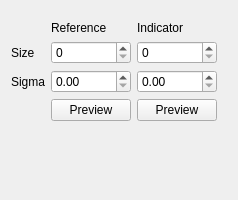
               <widget class="QWidget" name="gaussianFilterScansPage">
                <layout class="QGridLayout" name="gridLayout_17">
                 <item row="0" column="0">
                  <layout class="QGridLayout" name="gridLayout_15">
                   <property name="topMargin">
                    <number>10</number>
                   </property>
                   <property name="rightMargin">
                    <number>10</number>
                   </property>
                   <item row="0" column="1">
                    <widget class="QLabel" name="label_25">
                     <property name="text">
                      <string>Reference</string>
                     </property>
                    </widget>
                   </item>
                   <item row="0" column="2">
                    <widget class="QLabel" name="label_24">
                     <property name="text">
                      <string>Indicator</string>
                     </property>
                    </widget>
                   </item>
                   <item row="1" column="0">
                    <widget class="QLabel" name="label_27">
                     <property name="text">
                      <string>Size</string>
                     </property>
                    </widget>
                   </item>
                   <item row="1" column="1">
                    <widget class="QSpinBox" name="gaussianSizeScansRefSpinBox"/>
                   </item>
                   <item row="1" column="2">
                    <widget class="QSpinBox" name="gaussianSizeScansIndSpinBox"/>
                   </item>
                   <item row="2" column="0">
                    <widget class="QLabel" name="label_28">
                     <property name="text">
                      <string>Sigma</string>
                     </property>
                    </widget>
                   </item>
                   <item row="2" column="1">
                    <widget class="QDoubleSpinBox" name="gaussianSigmaScansRefDoubleSpinBox"/>
                   </item>
                   <item row="2" column="2">
                    <widget class="QDoubleSpinBox" name="gaussianSigmaScansIndDoubleSpinBox"/>
                   </item>
                   <item row="3" column="1">
                    <widget class="QPushButton" name="previewGaussianScansRefBtn">
                     <property name="text">
                      <string>Preview</string>
                     </property>
                    </widget>
                   </item>
                   <item row="3" column="2">
                    <widget class="QPushButton" name="previewGaussianScansIndBtn">
                     <property name="text">
                      <string>Preview</string>
                     </property>
                    </widget>
                   </item>
                  </layout>
                 </item>
                 <item row="1" column="0">
                  <spacer name="verticalSpacer_3">
                   <property name="orientation">
                    <enum>Qt::Vertical</enum>
                   </property>
                   <property name="sizeHint" stdset="0">
                    <size>
                     <width>20</width>
                     <height>68</height>
                    </size>
                   </property>
                  </spacer>
                 </item>
                </layout>
               </widget>
